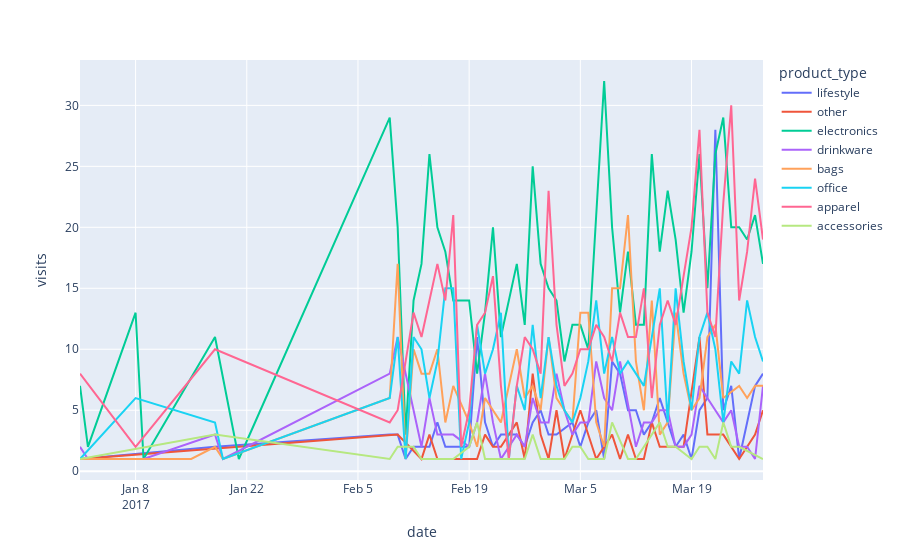

The notebook cell saved with this chart:
### Code cell
trendtest.get_trend_line(x="date", y="visits",color="product_type")

### Figure 1 — Plotly figure (JSON) as saved in the notebook; plotly's stock layout.template omitted (floating-point values rounded to 4 significant figures)
{"data": [{"hovertemplate": "product_type=lifestyle<br>date=%{x}<br>visits=%{y}<extra></extra>", "legendgroup": "lifestyle", "line": {"color": "#636efa", "dash": "solid"}, "marker": {"symbol": "circle"}, "mode": "lines", "name": "lifestyle", "orientation": "v", "showlegend": true, "type": "scatter", "x": ["2017-03-28", "2017-03-27", "2017-03-26", "2017-03-25", "2017-03-24", "2017-03-23", "2017-03-22", "2017-03-21", "2017-03-20", "2017-03-19", "2017-03-18", "2017-03-17", "2017-03-16", "2017-03-15", "2017-03-14", "2017-03-13", "2017-03-12", "2017-03-11", "2017-03-10", "2017-03-09", "2017-03-08", "2017-03-07", "2017-03-06", "2017-03-05", "2017-03-04", "2017-03-02", "2017-03-01", "2017-02-28", "2017-02-27", "2017-02-26", "2017-02-25", "2017-02-23", "2017-02-22", "2017-02-21", "2017-02-20", "2017-02-19", "2017-02-17", "2017-02-16", "2017-02-15", "2017-02-14", "2017-02-12", "2017-02-11", "2017-02-10", "2017-02-09", "2017-01-18", "2017-01-01"], "xaxis": "x", "y": [8, 7, 4, 1, 7, 5, 28, 6, 5, 1, 3, 2, 4, 6, 4, 3, 5, 5, 8, 9, 1, 5, 4, 2, 4, 3, 3, 5, 4, 2, 3, 3, 2, 4, 11, 2, 2, 2, 4, 2, 2, 1, 3, 3, 2, 1], "yaxis": "y"}, {"hovertemplate": "product_type=other<br>date=%{x}<br>visits=%{y}<extra></extra>", "legendgroup": "other", "line": {"color": "#EF553B", "dash": "solid"}, "marker": {"symbol": "circle"}, "mode": "lines", "name": "other", "orientation": "v", "showlegend": true, "type": "scatter", "x": ["2017-03-28", "2017-03-27", "2017-03-25", "2017-03-24", "2017-03-23", "2017-03-22", "2017-03-21", "2017-03-20", "2017-03-18", "2017-03-17", "2017-03-16", "2017-03-15", "2017-03-14", "2017-03-13", "2017-03-12", "2017-03-11", "2017-03-10", "2017-03-09", "2017-03-07", "2017-03-06", "2017-03-05", "2017-03-03", "2017-03-02", "2017-03-01", "2017-02-28", "2017-02-27", "2017-02-26", "2017-02-25", "2017-02-23", "2017-02-22", "2017-02-21", "2017-02-20", "2017-02-19", "2017-02-17", "2017-02-15", "2017-02-14", "2017-02-13", "2017-02-10", "2017-01-01"], "xaxis": "x", "y": [5, 3, 1, 2, 3, 3, 3, 11, 2, 2, 2, 2, 4, 1, 1, 3, 1, 3, 1, 3, 5, 1, 5, 1, 3, 8, 1, 4, 2, 2, 3, 1, 1, 1, 1, 3, 1, 3, 1], "yaxis": "y"}, {"hovertemplate": "product_type=electronics<br>date=%{x}<br>visits=%{y}<extra></extra>", "legendgroup": "electronics", "line": {"color": "#00cc96", "dash": "solid"}, "marker": {"symbol": "circle"}, "mode": "lines", "name": "electronics", "orientation": "v", "showlegend": true, "type": "scatter", "x": ["2017-03-28", "2017-03-27", "2017-03-26", "2017-03-25", "2017-03-24", "2017-03-23", "2017-03-22", "2017-03-21", "2017-03-20", "2017-03-19", "2017-03-18", "2017-03-17", "2017-03-16", "2017-03-15", "2017-03-14", "2017-03-13", "2017-03-12", "2017-03-11", "2017-03-10", "2017-03-09", "2017-03-08", "2017-03-07", "2017-03-06", "2017-03-05", "2017-03-04", "2017-03-03", "2017-03-02", "2017-03-01", "2017-02-28", "2017-02-27", "2017-02-26", "2017-02-25", "2017-02-23", "2017-02-22", "2017-02-21", "2017-02-20", "2017-02-19", "2017-02-17", "2017-02-16", "2017-02-15", "2017-02-14", "2017-02-13", "2017-02-12", "2017-02-11", "2017-02-10", "2017-02-09", "2017-01-21", "2017-01-18", "2017-01-09", "2017-01-08", "2017-01-02", "2017-01-01"], "xaxis": "x", "y": [17, 21, 19, 20, 20, 29, 26, 15, 26, 18, 13, 19, 23, 18, 26, 12, 12, 18, 13, 20, 32, 21, 10, 12, 12, 9, 14, 15, 17, 25, 12, 17, 11, 20, 13, 8, 14, 14, 18, 20, 26, 17, 14, 3, 20, 29, 1, 11, 1, 13, 2, 7], "yaxis": "y"}, {"hovertemplate": "product_type=drinkware<br>date=%{x}<br>visits=%{y}<extra></extra>", "legendgroup": "drinkware", "line": {"color": "#ab63fa", "dash": "solid"}, "marker": {"symbol": "circle"}, "mode": "lines", "name": "drinkware", "orientation": "v", "showlegend": true, "type": "scatter", "x": ["2017-03-28", "2017-03-27", "2017-03-26", "2017-03-25", "2017-03-24", "2017-03-23", "2017-03-22", "2017-03-21", "2017-03-20", "2017-03-19", "2017-03-18", "2017-03-17", "2017-03-16", "2017-03-15", "2017-03-14", "2017-03-13", "2017-03-12", "2017-03-10", "2017-03-09", "2017-03-08", "2017-03-07", "2017-03-06", "2017-03-05", "2017-03-04", "2017-03-03", "2017-03-02", "2017-03-01", "2017-02-28", "2017-02-27", "2017-02-26", "2017-02-25", "2017-02-23", "2017-02-22", "2017-02-21", "2017-02-20", "2017-02-19", "2017-02-17", "2017-02-15", "2017-02-14", "2017-02-13", "2017-02-10", "2017-02-09", "2017-01-19", "2017-01-18", "2017-01-09", "2017-01-02", "2017-01-01"], "xaxis": "x", "y": [7, 1, 2, 2, 5, 4, 5, 6, 7, 3, 2, 2, 5, 5, 4, 4, 2, 9, 5, 6, 9, 4, 4, 3, 5, 8, 4, 4, 6, 2, 3, 1, 4, 8, 4, 2, 3, 3, 6, 2, 11, 8, 1, 3, 1, 1, 2], "yaxis": "y"}, {"hovertemplate": "product_type=bags<br>date=%{x}<br>visits=%{y}<extra></extra>", "legendgroup": "bags", "line": {"color": "#FFA15A", "dash": "solid"}, "marker": {"symbol": "circle"}, "mode": "lines", "name": "bags", "orientation": "v", "showlegend": true, "type": "scatter", "x": ["2017-03-28", "2017-03-27", "2017-03-26", "2017-03-25", "2017-03-23", "2017-03-22", "2017-03-21", "2017-03-20", "2017-03-19", "2017-03-18", "2017-03-17", "2017-03-16", "2017-03-15", "2017-03-14", "2017-03-13", "2017-03-12", "2017-03-11", "2017-03-10", "2017-03-09", "2017-03-08", "2017-03-07", "2017-03-06", "2017-03-05", "2017-03-04", "2017-03-03", "2017-03-02", "2017-03-01", "2017-02-28", "2017-02-27", "2017-02-26", "2017-02-25", "2017-02-23", "2017-02-22", "2017-02-21", "2017-02-20", "2017-02-19", "2017-02-17", "2017-02-16", "2017-02-15", "2017-02-14", "2017-02-13", "2017-02-12", "2017-02-11", "2017-02-10", "2017-02-09", "2017-01-19", "2017-01-18", "2017-01-15", "2017-01-01"], "xaxis": "x", "y": [7, 7, 6, 7, 6, 12, 11, 6, 5, 8, 13, 4, 3, 14, 5, 9, 21, 15, 15, 2, 4, 13, 13, 4, 5, 6, 11, 5, 7, 6, 10, 4, 5, 6, 2, 4, 7, 4, 10, 8, 8, 10, 1, 17, 6, 1, 2, 1, 1], "yaxis": "y"}, {"hovertemplate": "product_type=office<br>date=%{x}<br>visits=%{y}<extra></extra>", "legendgroup": "office", "line": {"color": "#19d3f3", "dash": "solid"}, "marker": {"symbol": "circle"}, "mode": "lines", "name": "office", "orientation": "v", "showlegend": true, "type": "scatter", "x": ["2017-03-28", "2017-03-27", "2017-03-26", "2017-03-25", "2017-03-24", "2017-03-23", "2017-03-22", "2017-03-21", "2017-03-20", "2017-03-19", "2017-03-18", "2017-03-17", "2017-03-16", "2017-03-15", "2017-03-14", "2017-03-13", "2017-03-12", "2017-03-11", "2017-03-10", "2017-03-09", "2017-03-08", "2017-03-07", "2017-03-06", "2017-03-05", "2017-03-04", "2017-03-03", "2017-03-02", "2017-03-01", "2017-02-28", "2017-02-27", "2017-02-26", "2017-02-25", "2017-02-24", "2017-02-23", "2017-02-22", "2017-02-21", "2017-02-20", "2017-02-19", "2017-02-18", "2017-02-17", "2017-02-16", "2017-02-15", "2017-02-14", "2017-02-13", "2017-02-12", "2017-02-11", "2017-02-10", "2017-02-09", "2017-01-19", "2017-01-18", "2017-01-08", "2017-01-01"], "xaxis": "x", "y": [9, 11, 14, 8, 9, 4, 10, 13, 11, 5, 9, 15, 4, 15, 11, 7, 8, 9, 8, 11, 8, 14, 9, 6, 4, 5, 7, 11, 6, 12, 5, 7, 1, 13, 10, 8, 12, 4, 1, 15, 15, 9, 6, 10, 11, 1, 11, 6, 1, 4, 6, 1], "yaxis": "y"}, {"hovertemplate": "product_type=apparel<br>date=%{x}<br>visits=%{y}<extra></extra>", "legendgroup": "apparel", "line": {"color": "#FF6692", "dash": "solid"}, "marker": {"symbol": "circle"}, "mode": "lines", "name": "apparel", "orientation": "v", "showlegend": true, "type": "scatter", "x": ["2017-03-28", "2017-03-27", "2017-03-26", "2017-03-25", "2017-03-24", "2017-03-23", "2017-03-22", "2017-03-21", "2017-03-20", "2017-03-19", "2017-03-18", "2017-03-17", "2017-03-16", "2017-03-15", "2017-03-14", "2017-03-13", "2017-03-12", "2017-03-11", "2017-03-10", "2017-03-09", "2017-03-08", "2017-03-07", "2017-03-06", "2017-03-05", "2017-03-04", "2017-03-03", "2017-03-02", "2017-03-01", "2017-02-28", "2017-02-27", "2017-02-26", "2017-02-25", "2017-02-24", "2017-02-23", "2017-02-22", "2017-02-21", "2017-02-20", "2017-02-19", "2017-02-18", "2017-02-17", "2017-02-16", "2017-02-15", "2017-02-14", "2017-02-13", "2017-02-12", "2017-02-10", "2017-02-09", "2017-01-18", "2017-01-08", "2017-01-01"], "xaxis": "x", "y": [19, 24, 18, 14, 30, 22, 11, 13, 28, 20, 16, 12, 14, 12, 6, 15, 11, 11, 13, 9, 11, 12, 10, 10, 8, 7, 12, 23, 8, 10, 11, 7, 1, 7, 16, 13, 12, 5, 2, 21, 14, 17, 14, 11, 13, 5, 4, 10, 2, 8], "yaxis": "y"}, {"hovertemplate": "product_type=accessories<br>date=%{x}<br>visits=%{y}<extra></extra>", "legendgroup": "accessories", "line": {"color": "#B6E880", "dash": "solid"}, "marker": {"symbol": "circle"}, "mode": "lines", "name": "accessories", "orientation": "v", "showlegend": true, "type": "scatter", "x": ["2017-03-28", "2017-03-25", "2017-03-24", "2017-03-23", "2017-03-22", "2017-03-21", "2017-03-20", "2017-03-19", "2017-03-17", "2017-03-16", "2017-03-15", "2017-03-14", "2017-03-13", "2017-03-12", "2017-03-11", "2017-03-09", "2017-03-08", "2017-03-06", "2017-03-05", "2017-03-04", "2017-03-03", "2017-03-02", "2017-02-28", "2017-02-27", "2017-02-26", "2017-02-23", "2017-02-21", "2017-02-20", "2017-02-19", "2017-02-17", "2017-02-15", "2017-02-14", "2017-02-13", "2017-02-12", "2017-02-10", "2017-02-09", "2017-01-18", "2017-01-01"], "xaxis": "x", "y": [1, 2, 2, 4, 1, 2, 2, 1, 2, 2, 4, 3, 2, 1, 1, 4, 1, 1, 2, 2, 1, 1, 1, 3, 1, 1, 1, 4, 2, 1, 1, 1, 1, 2, 2, 1, 3, 1], "yaxis": "y"}], "layout": {"legend": {"title": {"text": "product_type"}, "tracegroupgap": 0}, "margin": {"t": 60}, "xaxis": {"anchor": "y", "domain": [0, 1], "title": {"text": "date"}}, "yaxis": {"anchor": "x", "domain": [0, 1], "title": {"text": "visits"}}}}
